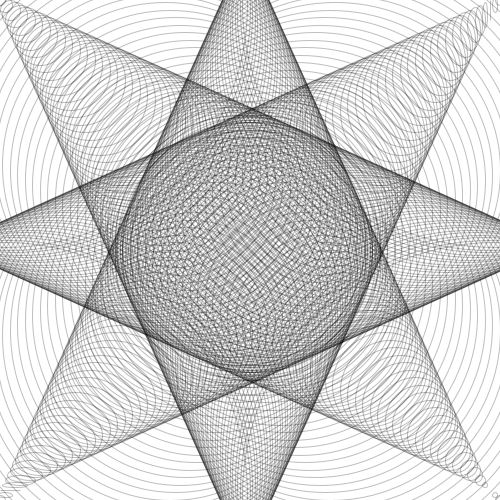
Frame 1 (no input)
Frame 60 (the mouse pressed at the canvas centre just before this capture): identical to frame 1, image omitted
Frame 120 (the mouse held since frame 60 and released just before this capture): identical to frame 1, image omitted

The Processing sketch that drew this single still picture (run headless with seeded random() and noise(); from frame 60 on, the mouse is pressed at the canvas centre):

// Processing sketch: processing_31825
// ── processing_31825.pde

int yo;
int bro;
int ho;
int low;
int blow = 0;
int go = 65;
 
void setup(){
  size (500, 500);
  background (255, 255, 255);
   
   
        fill(0,0,0,blow);
        strokeWeight(1);
        stroke(0,0,0,go);
                 
        yo = 0;
        bro = 10;
        while(yo < 500){
        ellipse(yo,yo,bro,bro);
        bro = bro + 5;
        yo = yo + 5;
        }
         
                    fill(0,0,0,blow); 
              stroke(0,0,0,go);      
         
                    yo = 0;
                    bro = 10;
                    ho = 10;
                    low = 500;
                    while(yo < 500){
                    ellipse(yo,low,bro,ho);
                    bro = bro + 5;
                    yo = yo + 5;
                    ho = ho - 5;
                    low = low - 5;
                    }
             
             
            fill(0,0,0,blow);
         stroke(0,0,0,go);
         
            yo = 500;
            bro = 10;
            while(yo > 0){
            ellipse(yo, yo, bro, bro);
            bro = bro - 5;
            yo = yo - 5;
            }      
           
                                         
                     
                     
                            fill(0,0,0,blow);       
         stroke(0,0,0,go);
         
                            yo = 500;
                            bro = 10;
                            ho = 10;
                            low = 0;
                            while(yo > 0){
                            ellipse(yo,low,bro,ho);
                            bro = bro - 5;
                            yo = yo - 5;
                            ho = ho + 5;
                            low = low + 5;                   
                            }
                        
}
 
void draw(){
    
      
   
   
}
